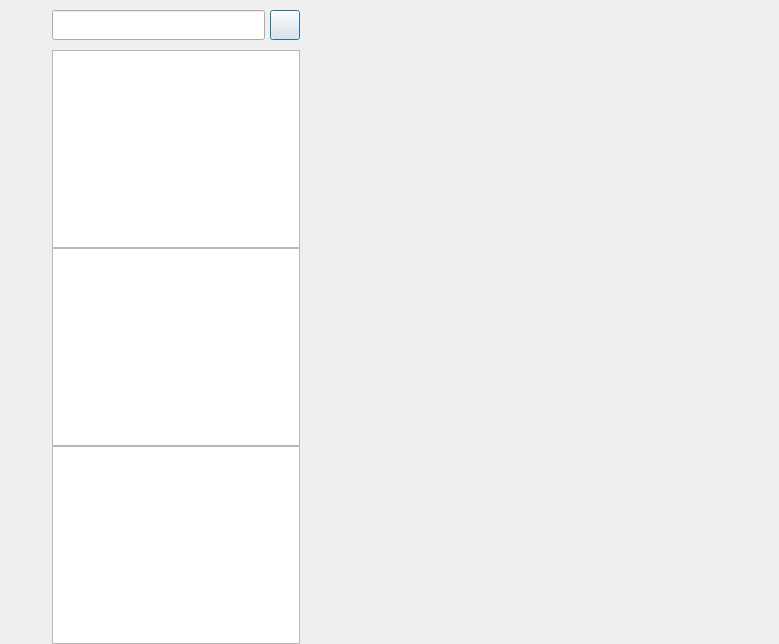
<?xml version="1.0" encoding="UTF-8"?>
<ui version="4.0">
 <class>ChatDialog</class>
 <widget class="QDialog" name="ChatDialog">
  <property name="geometry">
   <rect>
    <x>0</x>
    <y>0</y>
    <width>779</width>
    <height>644</height>
   </rect>
  </property>
  <property name="windowTitle">
   <string>Dialog</string>
  </property>
  <layout class="QHBoxLayout" name="horizontalLayout">
   <property name="spacing">
    <number>0</number>
   </property>
   <property name="leftMargin">
    <number>0</number>
   </property>
   <property name="topMargin">
    <number>0</number>
   </property>
   <property name="rightMargin">
    <number>0</number>
   </property>
   <property name="bottomMargin">
    <number>0</number>
   </property>
   <item>
    <widget class="QWidget" name="side_bar" native="true">
     <property name="minimumSize">
      <size>
       <width>50</width>
       <height>0</height>
      </size>
     </property>
     <property name="maximumSize">
      <size>
       <width>50</width>
       <height>16777215</height>
      </size>
     </property>
     <layout class="QVBoxLayout" name="verticalLayout">
      <property name="spacing">
       <number>0</number>
      </property>
      <property name="leftMargin">
       <number>0</number>
      </property>
      <property name="topMargin">
       <number>0</number>
      </property>
      <property name="rightMargin">
       <number>0</number>
      </property>
      <property name="bottomMargin">
       <number>0</number>
      </property>
      <item>
       <widget class="QWidget" name="widget_4" native="true">
        <property name="minimumSize">
         <size>
          <width>0</width>
          <height>180</height>
         </size>
        </property>
        <property name="maximumSize">
         <size>
          <width>16777215</width>
          <height>180</height>
         </size>
        </property>
        <layout class="QVBoxLayout" name="verticalLayout_2">
         <property name="rightMargin">
          <number>5</number>
         </property>
         <item>
          <widget class="QLabel" name="side_head_lb">
           <property name="minimumSize">
            <size>
             <width>40</width>
             <height>40</height>
            </size>
           </property>
           <property name="maximumSize">
            <size>
             <width>40</width>
             <height>40</height>
            </size>
           </property>
           <property name="text">
            <string/>
           </property>
          </widget>
         </item>
         <item>
          <widget class="StateWidget" name="side_chat_lb" native="true">
           <property name="minimumSize">
            <size>
             <width>40</width>
             <height>40</height>
            </size>
           </property>
           <property name="maximumSize">
            <size>
             <width>40</width>
             <height>40</height>
            </size>
           </property>
          </widget>
         </item>
         <item>
          <widget class="StateWidget" name="side_contact_lb" native="true">
           <property name="minimumSize">
            <size>
             <width>40</width>
             <height>40</height>
            </size>
           </property>
           <property name="maximumSize">
            <size>
             <width>40</width>
             <height>40</height>
            </size>
           </property>
          </widget>
         </item>
        </layout>
       </widget>
      </item>
      <item>
       <spacer name="verticalSpacer">
        <property name="orientation">
         <enum>Qt::Orientation::Vertical</enum>
        </property>
        <property name="sizeHint" stdset="0">
         <size>
          <width>20</width>
          <height>441</height>
         </size>
        </property>
       </spacer>
      </item>
     </layout>
    </widget>
   </item>
   <item>
    <widget class="QWidget" name="chat_user_wid" native="true">
     <property name="minimumSize">
      <size>
       <width>250</width>
       <height>0</height>
      </size>
     </property>
     <property name="maximumSize">
      <size>
       <width>250</width>
       <height>16777215</height>
      </size>
     </property>
     <layout class="QVBoxLayout" name="verticalLayout_3">
      <property name="spacing">
       <number>0</number>
      </property>
      <property name="leftMargin">
       <number>2</number>
      </property>
      <property name="topMargin">
       <number>0</number>
      </property>
      <property name="rightMargin">
       <number>0</number>
      </property>
      <property name="bottomMargin">
       <number>0</number>
      </property>
      <item>
       <widget class="QWidget" name="search_wid" native="true">
        <property name="minimumSize">
         <size>
          <width>0</width>
          <height>50</height>
         </size>
        </property>
        <property name="maximumSize">
         <size>
          <width>16777215</width>
          <height>50</height>
         </size>
        </property>
        <layout class="QHBoxLayout" name="horizontalLayout_2">
         <property name="spacing">
          <number>0</number>
         </property>
         <property name="leftMargin">
          <number>0</number>
         </property>
         <property name="topMargin">
          <number>0</number>
         </property>
         <property name="rightMargin">
          <number>0</number>
         </property>
         <property name="bottomMargin">
          <number>0</number>
         </property>
         <item>
          <widget class="CustomizeEdit" name="search_edit">
           <property name="minimumSize">
            <size>
             <width>0</width>
             <height>30</height>
            </size>
           </property>
           <property name="maximumSize">
            <size>
             <width>16777215</width>
             <height>30</height>
            </size>
           </property>
          </widget>
         </item>
         <item>
          <spacer name="horizontalSpacer">
           <property name="orientation">
            <enum>Qt::Orientation::Horizontal</enum>
           </property>
           <property name="sizeType">
            <enum>QSizePolicy::Policy::Fixed</enum>
           </property>
           <property name="sizeHint" stdset="0">
            <size>
             <width>5</width>
             <height>20</height>
            </size>
           </property>
          </spacer>
         </item>
         <item>
          <widget class="ClickedBtn" name="add_btn">
           <property name="minimumSize">
            <size>
             <width>30</width>
             <height>30</height>
            </size>
           </property>
           <property name="maximumSize">
            <size>
             <width>30</width>
             <height>30</height>
            </size>
           </property>
           <property name="text">
            <string/>
           </property>
          </widget>
         </item>
        </layout>
       </widget>
      </item>
      <item>
       <widget class="ChatUserList" name="chat_user_list"/>
      </item>
      <item>
       <widget class="SearchList" name="search_list"/>
      </item>
      <item>
       <widget class="ContactUserList" name="con_user_list"/>
      </item>
     </layout>
    </widget>
   </item>
   <item>
    <widget class="QStackedWidget" name="stackedWidget">
     <widget class="ChatPage" name="chat_page"/>
     <widget class="FriendInfoPage" name="friend_info_page"/>
     <widget class="ApplyFriendPage" name="friend_apply_page"/>
    </widget>
   </item>
  </layout>
 </widget>
 <customwidgets>
  <customwidget>
   <class>ClickedBtn</class>
   <extends>QPushButton</extends>
   <header location="global">clickedbtn.h</header>
  </customwidget>
  <customwidget>
   <class>CustomizeEdit</class>
   <extends>QLineEdit</extends>
   <header>customizeedit.h</header>
  </customwidget>
  <customwidget>
   <class>ChatUserList</class>
   <extends>QListWidget</extends>
   <header>chatuserlist.h</header>
  </customwidget>
  <customwidget>
   <class>ChatPage</class>
   <extends>QWidget</extends>
   <header>chatpage.h</header>
   <container>1</container>
  </customwidget>
  <customwidget>
   <class>StateWidget</class>
   <extends>QWidget</extends>
   <header location="global">statewidget.h</header>
   <container>1</container>
  </customwidget>
  <customwidget>
   <class>SearchList</class>
   <extends>QListWidget</extends>
   <header location="global">searchlist.h</header>
  </customwidget>
  <customwidget>
   <class>ContactUserList</class>
   <extends>QListWidget</extends>
   <header location="global">contactuserlist.h</header>
  </customwidget>
  <customwidget>
   <class>ApplyFriendPage</class>
   <extends>QWidget</extends>
   <header>applyfriendpage.h</header>
   <container>1</container>
  </customwidget>
  <customwidget>
   <class>FriendInfoPage</class>
   <extends>QWidget</extends>
   <header location="global">friendinfopage.h</header>
   <container>1</container>
  </customwidget>
 </customwidgets>
 <resources/>
 <connections/>
</ui>
